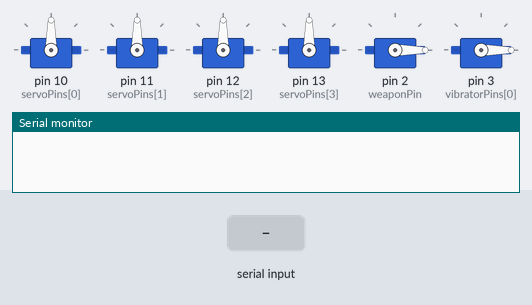
This sketch was run on a simulated Arduino Uno, built with avr-gcc and run on an emulated ATmega328P. On the bench: 6 × servo, the last lines printed to the serial monitor. The test bench sets the inputs (shaded band).

Above: at 1.2 s.
1.3 s: "e90\n" received over Serial
At 1.76 s:
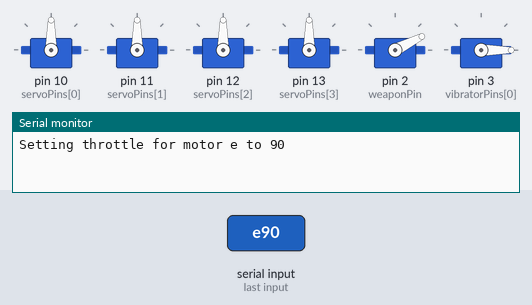
At 3.4 s:
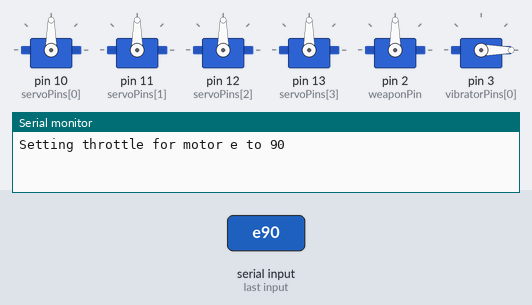
4.3 s: "e,45\n" received over Serial
At 5.3 s:
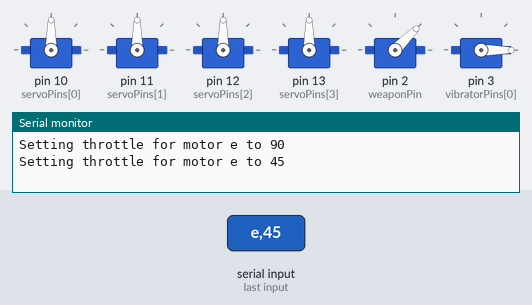
Timing chart, 0 to 7.3 s (numbered marks = the images above; inputs shaded):
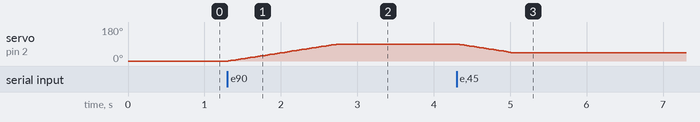

Measured:
- after the input at 1.3 s, servo on pin 2 (weaponPin): moves from 0° to 90° over 1.4 s, starting at once
- after the input at 4.3 s, servo on pin 2 (weaponPin): moves from 90° to 45° over 0.70 s, starting at once

The sketch:

bot_controls.ino
```cpp
#include <Servo.h>

const int numServos = 4;
const int numVibrators = 1;

Servo servos[numServos];

Servo weapon;
Servo vibrators[numVibrators];

int servoPins[numServos] = {10,11,12,13};
int weaponPin = 2;
int weaponTarget = 0;
int vibratorPins[numVibrators] = {3};
int vibratorTargets[numVibrators] = {0};
int minMotorPulseRate = 1000; // default: 544
int maxMotorPulseRate = 2000; // default: 2400
int throttleChangeDelay = 15; // how fast to accelerate the motors
long throttleChangeTimer = millis();

void setup() {

  Serial.begin(115200);
  //Serial.setTimeout(500);

  // attach motors
  for (int i = 0; i < numServos; i++) {
    servos[i].attach(servoPins[i]);
  }

  weapon.attach(weaponPin, minMotorPulseRate, maxMotorPulseRate);
  // Write a minimum value (most ESCs require this correct startup)
  weapon.write(0);

  for (int i = 0; i < numVibrators; i++) {
    vibrators[i].attach(vibratorPins[i], minMotorPulseRate, maxMotorPulseRate);
    vibrators[i].write(0);
  }
}

void loop() {

  // Wait for some input
  if (Serial.available() > 0) {

    // Read the new throttle value
    char which = (char) Serial.read();
    // check if char one of a-f
    if ((int) which >= (int) 'a' && (int) which <= (int) 'f') {
      int throttle = normalizeThrottle( Serial.parseInt() );

      // Change throttle to the new value
      if (getMotorType(which) == 's') {
        servos[(int) which - (int) 'a'].write(throttle);
      } else if (getMotorType(which) == 'w') {
        weaponTarget = throttle;
      } else if (getMotorType(which) == 'v') {
        vibratorTargets[(int) which - (int) 'f'] = throttle;
      }

      // Print it out
      Serial.print("Setting throttle for motor ");
      Serial.print(which);
      Serial.print(" to ");
      Serial.println(throttle);
    }
  }

  // Update motor throttles like specified in throttleChangeDelay
  if (millis() - throttleChangeTimer > throttleChangeDelay) {
    throttleChangeTimer = millis();
    changeThrottle(weapon, weaponTarget);
    for (int i = 0; i < numVibrators; i++) {
      changeThrottle(vibrators[i], vibratorTargets[i]);
    }
  }
}

// returns true if throttle changed
boolean changeThrottle(Servo &servo, int target) {
  int throttle = servo.read();
  if (throttle < target) {
    servo.write(throttle + 1);
    return true;
  }
  if (throttle > target) {
    servo.write(throttle - 1);
    return true;
  }
  return false;
}

// returns s: servo, w: weapon, v: vibrator
char getMotorType(char which) {
  if ((int) which >= (int) 'a' && (int) which <= (int) 'd') {
    return 's';
  } else if (which == 'e') {
    return 'w';
  } else {
    return 'v';
  }
}

int readThrottle(char which) {
  int throttle;
  if (getMotorType(which) == 's') {
    throttle = servos[(int) which - (int) 'a'].read();
  }
  if (getMotorType(which) == 'w') {
    throttle = weapon.read();
  }
  if (getMotorType(which) == 'v') {
    throttle = vibrators[(int) which - (int) 'f'].read();
  }

  /*Serial.print("Current throttle for esc ");
  Serial.print(which);
  Serial.print(" is ");
  Serial.println(throttle);*/

  return throttle;
}

// Ensure the throttle value is between 0 - 180
int normalizeThrottle(int value) {
  if( value < 0 )
    return 0;
  if( value > 180 )
    return 180;
  return value;
}
```
